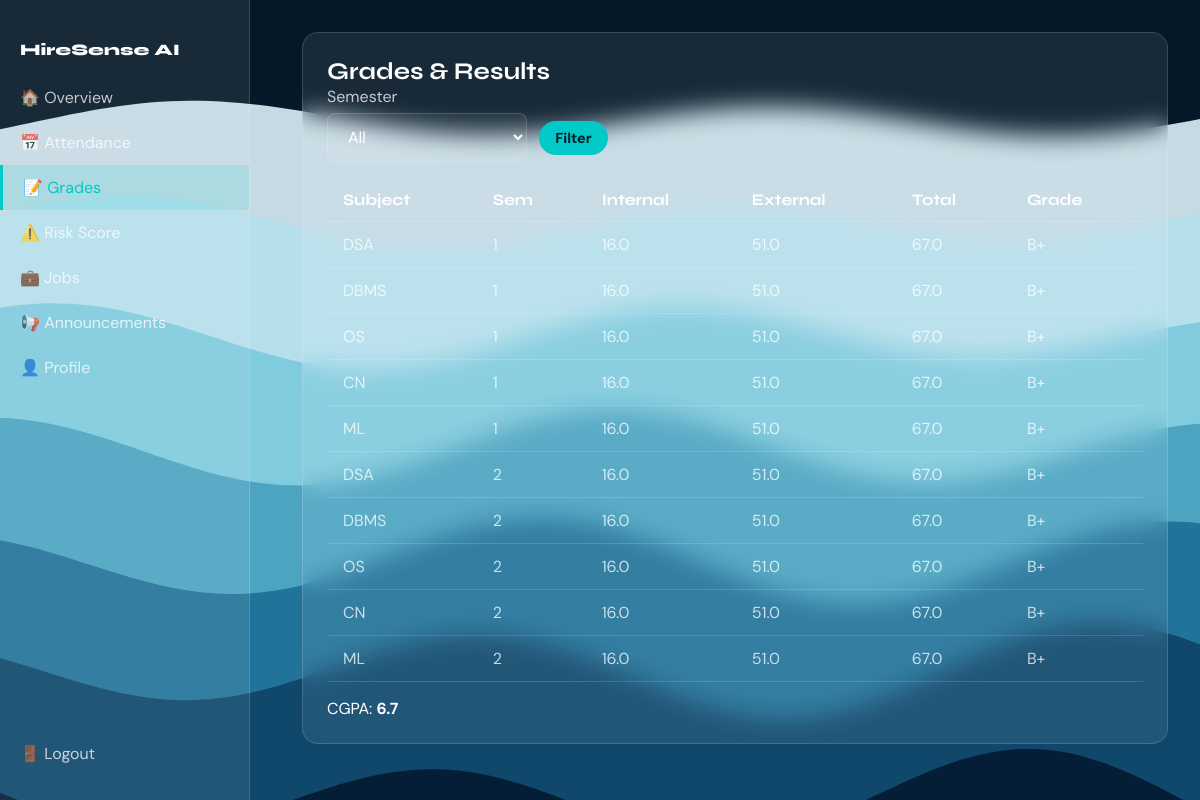
/student/grades/ (signed in), run on the app's committed database.
### students/models.py (models this page shows, shortened)
class GradeRecord(models.Model):
    student = models.ForeignKey(StudentProfile, on_delete=models.CASCADE, related_name='grade_records')
    subject = models.ForeignKey(Subject, on_delete=models.CASCADE, related_name='grade_records')
    semester = models.IntegerField()
    internal_marks = models.FloatField(default=0)
    external_marks = models.FloatField(default=0)
    @property
    def total(self):
        return self.internal_marks + self.external_marks
    @property
    def grade(self):
        t = self.total
        if t >= 90:
            return 'O'
        if t >= 80:
            return 'A+'
        if t >= 70:
            return 'A'
        if t >= 60:
            return 'B+'
        if t >= 50:
            return 'B'
        if t >= 40:
            return 'C'
        return 'F'
    class Meta:
        unique_together = ['student', 'subject', 'semester']
        ordering = ['semester', 'subject']

class Subject(models.Model):
    name = models.CharField(max_length=200)
    code = models.CharField(max_length=20)
    semester = models.IntegerField(default=1)
    faculty = models.ForeignKey(
        settings.AUTH_USER_MODEL,
        on_delete=models.SET_NULL,
        null=True,
        blank=True,
        related_name='subjects_taught',
        limit_choices_to={'role': 'faculty'}
    )
    class Meta:
        ordering = ['semester', 'code']

### students/views.py (the view)
# urls.py: path('grades/', views.grades, name='grades'),
@login_required
@role_required('student')
def grades(request):
    profile = get_student_profile(request.user)
    semester = request.GET.get('semester')
    qs = GradeRecord.objects.filter(student=profile).select_related('subject').order_by('semester', 'subject__code')
    if semester:
        qs = qs.filter(semester=int(semester))
    grades_list = list(qs)
    if grades_list:
        cgpa = round(sum(g.total for g in grades_list) / len(grades_list) / 10, 2)
    else:
        cgpa = None
    semesters = list(GradeRecord.objects.filter(student=profile).values_list('semester', flat=True).distinct().order_by('semester'))
    return render(request, 'students/grades.html', {'grades': grades_list, 'cgpa': cgpa, 'semesters': semesters, 'selected_semester': semester})

### students/views.py (called while the page is built)
def get_student_profile(user):
    return get_object_or_404(StudentProfile, user=user)

### templates/students/grades.html (shortened to what this page needs)
{% extends "base_dashboard.html" %}
{% block sidebar_links %}
  <a href="{% url 'students:dashboard' %}">🏠 Overview</a>
  <a href="{% url 'students:attendance' %}">📅 Attendance</a>
  <a href="{% url 'students:grades' %}" class="active">📝 Grades</a>
  <a href="{% url 'students:risk_score' %}">⚠️ Risk Score</a>
  <a href="{% url 'students:job_board' %}">💼 Jobs</a>
  <a href="{% url 'students:announcements' %}">📢 Announcements</a>
  <a href="{% url 'accounts:profile' %}">👤 Profile</a>
{% endblock %}
{% block dashboard_content %}
<div class="glass-card">
  <h2>Grades & Results</h2>
  <form method="get" action="{% url 'students:grades' %}" style="margin-bottom: 1rem;">
    <label>Semester</label>
    <select name="semester" class="form-input" style="max-width: 200px;">
      <option value="">All</option>
    </select>
    <button type="submit" class="btn-teal btn-sm" style="margin-left: 0.5rem;">Filter</button>
  </form>
  <table class="data-table">
    <thead><tr><th>Subject</th><th>Sem</th><th>Internal</th><th>External</th><th>Total</th><th>Grade</th></tr></thead>
    <tbody>
      {% for g in grades %}
      <tr>
        <td>{{ g.subject.name }}</td>
        <td>{{ g.semester }}</td>
        <td>{{ g.internal_marks }}</td>
        <td>{{ g.external_marks }}</td>
        <td>{{ g.total }}</td>
        <td>{{ g.grade }}</td>
      </tr>
      {% empty %}
      <tr><td colspan="6">No grades.</td></tr>
      {% endfor %}
    </tbody>
  </table>
  <p style="margin-top: 1rem;">CGPA: <strong>{{ cgpa|default:"—" }}</strong></p>
</div>
{% endblock %}

### static/css/main.css (style rules this page uses)
:root { --teal: #00C9C8; --purple: #7C5CBF; --navy: #051828; --glass-bg: rgba(255,255,255,0.08); --glass-border: rgba(255,255,255,0.15); --text-primary: #FFFFFF; --text-secondary: rgba(255,255,255,0.75); }
* { box-sizing: border-box; margin: 0; padding: 0; }
html { scroll-behavior: smooth; }
body { font-family: 'DM Sans', system-ui, sans-serif; background: var(--navy); color: var(--text-primary); min-height: 100vh; -webkit-font-smoothing: antialiased; }
h1, h2, h3, h4, h5, h6 { font-family: 'Syne', sans-serif; font-weight: 700; }
.form-input { width: 100%; padding: 0.75rem 1rem; border-radius: 8px; border: 1px solid var(--glass-border); background: rgba(255,255,255,0.05); color: var(--text-primary); font-family: inherit; font-size: 1rem; }
.form-input::placeholder { color: rgba(255,255,255,0.5); }
label { display: block; margin-bottom: 0.35rem; color: var(--text-secondary); }
.btn-teal { background: var(--teal); color: var(--navy); font-weight: 700; border-radius: 50px; padding: 12px 28px; border: none; cursor: pointer; font-family: inherit; font-size: 1rem; text-decoration: none; display: inline-block; }
.btn-sm { padding: 8px 16px; font-size: 0.9rem; }
.glass-card { background: var(--glass-bg); border: 1px solid var(--glass-border); backdrop-filter: blur(12px); -webkit-backdrop-filter: blur(12px); border-radius: 16px; padding: 24px; margin-bottom: 1.5rem; }
.dashboard-sidebar a, .dashboard-sidebar .sidebar-link { display: flex; align-items: center; gap: 0.75rem; padding: 0.75rem 1.25rem; color: var(--text-secondary); text-decoration: none; font-size: 1rem; transition: background 0.2s, color 0.2s; }
.dashboard-sidebar a.active { background: rgba(0,201,200,0.15); color: var(--teal); border-left: 3px solid var(--teal); }
.data-table { width: 100%; border-collapse: collapse; color: var(--text-secondary); }
.data-table th, .data-table td { padding: 0.75rem 1rem; text-align: left; border-bottom: 1px solid var(--glass-border); }
.data-table th { font-family: 'Syne', sans-serif; color: var(--text-primary); }

### data on the page
GradeRecord: subject.name "DSA", semester "1", internal_marks "16.0", external_marks "51.0", total "67.0", grade "B+"
GradeRecord: subject.name "DBMS", semester "1", internal_marks "16.0", external_marks "51.0", total "67.0", grade "B+"
GradeRecord: subject.name "OS", semester "1", internal_marks "16.0", external_marks "51.0", total "67.0", grade "B+"
GradeRecord: subject.name "CN", semester "1", internal_marks "16.0", external_marks "51.0", total "67.0", grade "B+"
GradeRecord: subject.name "ML", semester "1", internal_marks "16.0", external_marks "51.0", total "67.0", grade "B+"
GradeRecord: subject.name "DSA", semester "2", internal_marks "16.0", external_marks "51.0", total "67.0", grade "B+"
GradeRecord: subject.name "DBMS", semester "2", internal_marks "16.0", external_marks "51.0", total "67.0", grade "B+"
GradeRecord: subject.name "OS", semester "2", internal_marks "16.0", external_marks "51.0", total "67.0", grade "B+"
GradeRecord: subject.name "CN", semester "2", internal_marks "16.0", external_marks "51.0", total "67.0", grade "B+"
GradeRecord: subject.name "ML", semester "2", internal_marks "16.0", external_marks "51.0", total "67.0", grade "B+"

### other printed values
{{ cgpa|default:"—" }} "6.7"
